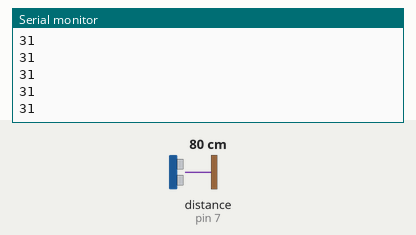
The sketch below on a simulated Arduino Uno, built with avr-gcc and run on an emulated ATmega328P. Shown: the last lines printed to the serial monitor. The test bench sets the inputs (shaded band); at power-on: distance to the obstacle (sensor on pin 7) 80 cm. The echo pulse lasts 58.3 µs per cm.

Above: at 1.2 s.
1.3 s: distance to the obstacle (sensor on pin 7) set to 2 cm
At 1.48 s:
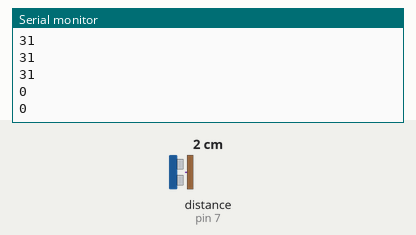
2.8 s: distance to the obstacle (sensor on pin 7) set to 4 cm
At 2.89 s:
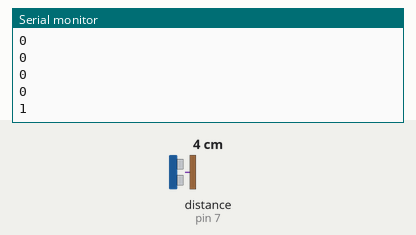
Timing chart, 0 to 5.8 s (numbered marks = the images above; inputs shaded):
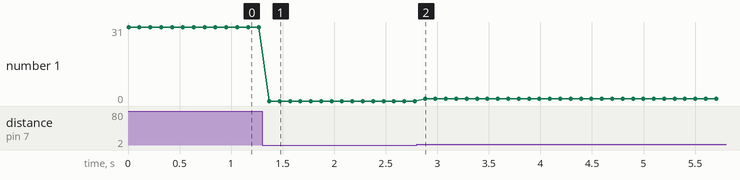

Measured:
- after the input at 1.3 s, the serial monitor: prints a new line after 0.07 s (image 1)
- after the input at 2.8 s, the serial monitor: prints a new line after 0.08 s (image 2)
- plotted number 1: 31 → 0 after the input at 1.3 s, 0 → 1 after the input at 2.8 s

The sketch:

arduino.ino
```cpp
const int pin = 7;

void setup () {
  Serial.begin(115200);
}

void loop () {
  long duration;

  // send out a radar pulse
  pinMode(pin, OUTPUT);
  digitalWrite(pin, LOW);
  delayMicroseconds(2);
  digitalWrite(pin, HIGH);
  delayMicroseconds(5);
  digitalWrite(pin, LOW);

  // read the duration of the pulse
  pinMode(pin, INPUT);
  duration = pulseIn(pin, HIGH);

  Serial.println(microsecondsToInches(duration));

  delay(100);
}

long microsecondsToInches (long microseconds) {
  return microseconds / 74 / 2;
}
```
